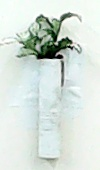
#> input picture dataset/sample_1/IMG001.jpg, 100 x 170 px; its folder holds only this picture in this run
$ python roi_extractor.py
#> lines starting #> are read from the running program, lines starting #| are printed output that depends on the picture
import cv2

img_path = '../dataset/'
sample_name = ['sample_1', 'sample_2']


for sample_num in range(len(sample_name)):
	for i in range(1, 393):
		file_num = '%003d' % i
		file_name = 'IMG' + file_num + '.jpg'
		path = img_path + sample_name[sample_num] + '/' + file_name

		print(path)

		image = cv2.imread(path)
#> image is the input picture: shape (170, 100, 3); mean B, G, R 218, 224.3, 214
		roi = image[1:, :, :]
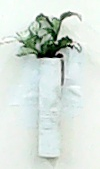
#> roi: shape (169, 100, 3); mean B, G, R 217.9, 224.1, 213.8
#> (the run stopped early here; a loop or call above may not have finished)
